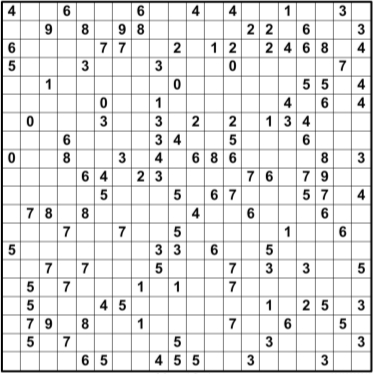
#> input picture fill-a-pix_images/image5.jpg, 373 x 374 px
$ python example.py
#> lines starting #> are read from the running program, lines starting #| are printed output that depends on the picture
### fillapix/imageops/reader.py
#!/usr/bin/env python3
""" Fill-a-pix: Processing operation on images - reading puzzle from image.
"""

import cv2

from common.imageops import get_line_positions
from fillapix.puzzle.container import Container

__author__ = 'Adriana Borowa'
__email__ = 'ada.borowa@gmail.com'


class FillAPixReader:
    """Reader for fill-a-pix puzzle."""
    def __init__(self, filename):
        """ Reads puzzle from picture.
        :param filename: name of file with image of puzzle.
        :return: None
        """
#> called with filename = '../../fill-a-pix_images/image5.jpg'
        self.img_rgb = cv2.imread(str(filename), cv2.IMREAD_COLOR)
#> self.img_rgb is the input picture: shape (374, 373, 3); min 0, max 255, mean 227.9
        if self.img_rgb is None:
            raise IOError('File not found')
        self.img_gray = cv2.cvtColor(self.img_rgb, cv2.COLOR_BGR2GRAY)
        self.img_edges = None
        self.rho_vertical = []
        self.rho_horizontal = []

    def create_puzzle(self):
        """
        Creates new puzzle. Detects lines on image, cuts image along them and passes smaller images to container.
        :return: puzzle
        """
        self.rho_horizontal, self.rho_vertical = get_line_positions(self.img_gray, 150)
        puzzle = Container((len(self.rho_horizontal) - 1, len(self.rho_vertical) - 1))

        for i in range(len(self.rho_horizontal) - 1):
            for j in range(len(self.rho_vertical) - 1):
                puzzle.insert(self.cut_image(i, j), i, j)
        return puzzle

    # [16 lines left out: functions cut_image, get_lines, not called in this run]

### common/imageops.py
#!/usr/bin/env python3
""" Common image operations.
"""

import numpy as np
import math

import cv2

__author__ = 'Adriana Borowa'
__email__ = 'ada.borowa@gmail.com'

DEGREE_VERTICAL = 0          # 0 degrees
DEGREE_HORIZONTAL = 1.5708   # pi/2 degrees
EPS = 0.0001


def get_unique_lines(rhos):
    """
    Joins lines that are to close to each other.
    :param rhos: list of lines' positions
    :return: list without duplicates
    """
    rhos.sort()
    tmp = []
    it = 0
    while it < len(rhos) - 1:
        if rhos[it + 1] - rhos[it] < 10:
            tmp.append(int((rhos[it] + rhos[it+1])/2.0))
            it += 1
        else:
            tmp.append(int(rhos[it]))
        it += 1
    if rhos[-1] - tmp[-1] > 10:
        tmp.append(int(rhos[-1]))
    return tmp


def get_line_positions(img, sensitivity=100):
    """
    Using Hough transformation detects lines on image. Detects only vertical and horizontal lines.
    :param sensitivity: Hough transformation parameter
    :param img: Image
    :return: positions of horizontal and vertical lines
    """
#> called with sensitivity = 150
    edges = cv2.Canny(img, 50, 150, apertureSize=3)
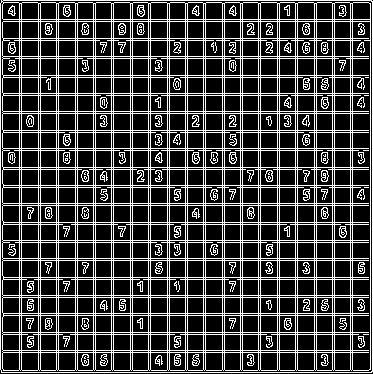
#> edges: shape (374, 373); 24.6% white in thin lines or dots
    lines = cv2.HoughLines(edges, 1, np.pi / 180, sensitivity)
#> lines = 171 rows, first 8: [372, 0], [372, 1.57], [0, 1.57], [19, 1.57], [21, 1.57], [19, 0], [21, 0], [38, 0]
    if lines is None:
        lines = cv2.HoughLines(edges, 1, np.pi / 180, int(sensitivity/2))

    rho_horizontal = []
    rho_vertical = []
    for row in lines:
        rho, theta = row[0]
        if math.fabs(theta - DEGREE_HORIZONTAL) < EPS:
            rho_horizontal.append(rho)
        elif math.fabs(theta - DEGREE_VERTICAL) < EPS:
            rho_vertical.append(rho)
#> this loop made 171 passes
#> after the loop, rho_horizontal = 42 values, max 372 at index 0, min 0 at index 1, mean 185.9; rho_vertical = 42 values, max 372 at index 0, min 0 at index 40, mean 185.9

    rho_horizontal = get_unique_lines(rho_horizontal)
#> the loop in get_unique_lines, `while it < len(rhos) - 1:` made 21 passes
#> it on passes 1 to 12: 2, 4, 6, 8, 10, 12, 14, 16, 18, 20, 22, 24
#> after the loop in get_unique_lines, `while it < len(rhos) - 1:`: it = 42; tmp = [1, 20, 39, 57, 76, 94, 112, 131, 149, 168, 186, 204, 223, 241, 259, 278, 296, 314, 333, 351, 371]
#> rho_horizontal has the same summary as tmp in get_unique_lines
    rho_vertical = get_unique_lines(rho_vertical)
#> the loop in get_unique_lines (call 2), `while it < len(rhos) - 1:` made 21 passes
#> rho_vertical = [1, 20, 39, 57, 76, 94, 112, 131, 149, 168, 186, 204, 223, 241, 259, 278, 296, 315, 333, 351, 371]
#> in create_puzzle, `self.rho_horizontal, self.rho_vertical = get_line_positions(self.img_g..`: self.rho_horizontal has the same summary as tmp in get_unique_lines; self.rho_vertical has the same summary as rho_vertical in get_line_positions

    return rho_horizontal, rho_vertical

### fillapix/puzzle/container.py
#!/usr/bin/env python3
""" Container for puzzle.
"""

import cv2
import numpy as np
import pickle
import sys

from classifiers import classifier

__author__ = 'Adriana Borowa'
__email__ = 'ada.borowa@gmail.com'


class Container:
    """Stores puzzle data."""
    def __init__(self, size, from_file=True):
        """ Initialization of container.
        :param size: size of a puzzle
        :param from_file: loads classifier if puzzle is initialized from file
        """
        self.size = size
        self.puzzle = np.zeros((size[0], size[1]))
        if from_file:
            if sys.version_info < (3, 0):
                self.classifier = pickle.load(classifier.get('digit'))
            else:
#> (the run stopped early here; a loop or call above may not have finished)

$ run again, with fill-a-pix_images/image1.jpg copied over fill-a-pix_images/image5.jpg
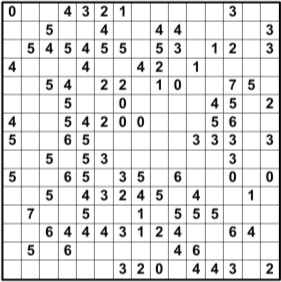
#> input picture fill-a-pix_images/image1.jpg, 281 x 282 px
#> in __init__, self.img_rgb is the input picture: shape (282, 281, 3); min 0, max 255, mean 223.1
#> in get_line_positions, `edges = cv2.Canny(img, 50, 150, apertureSize=3)`:
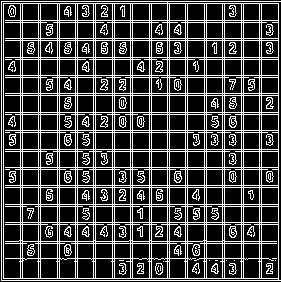
#> edges: shape (282, 281); 25.5% white in thin lines or dots
#> lines = 68 rows, first 8: [1, 0], [1, 1.57], [280, 1.57], [167, 0], [278, 0], [3, 0], [20, 0], [22, 0]
#> the loop in get_line_positions, `for row in lines:` made 68 passes
#> after the loop in get_line_positions, `for row in lines:`: rho_horizontal = 31 values, max 280 at index 1, min 1 at index 0, mean 136.5; rho_vertical = 31 values, max 278 at index 2, min 1 at index 0, mean 135.9
#> the loop in get_unique_lines, `while it < len(rhos) - 1:` made 16 passes
#> it on passes 1 to 8: 2, 4, 6, 8, 10, 12, 14, 16
#> after the loop in get_unique_lines, `while it < len(rhos) - 1:`: it = 31; tmp = [2, 21, 39, 58, 76, 94, 113, 131, 150, 168, 186, 205, 223, 242, 258, 279]
#> in get_line_positions, `rho_horizontal = get_unique_lines(rho_horizontal)`: rho_horizontal has the same summary as tmp in get_unique_lines
#> the loop in get_unique_lines (call 2), `while it < len(rhos) - 1:` made 15 passes
#> in get_line_positions, `rho_vertical = get_unique_lines(rho_vertical)`: rho_vertical = [2, 21, 39, 58, 76, 94, 113, 131, 150, 168, 186, 205, 223, 242, 260, 278]
#> self.rho_horizontal has the same summary as tmp in get_unique_lines; self.rho_vertical has the same summary as rho_vertical in get_line_positions

$ run again, with fill-a-pix_images/image2.jpg copied over fill-a-pix_images/image5.jpg
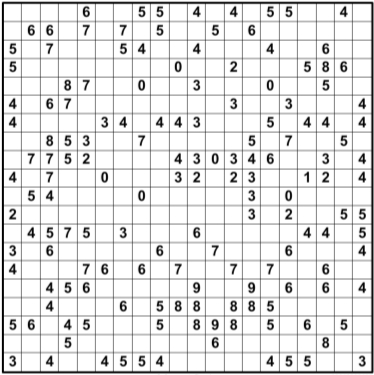
#> input picture fill-a-pix_images/image2.jpg, 374 x 375 px
#> in __init__, self.img_rgb is the input picture: shape (375, 374, 3); min 0, max 255, mean 226.4
#> in get_line_positions, `edges = cv2.Canny(img, 50, 150, apertureSize=3)`:
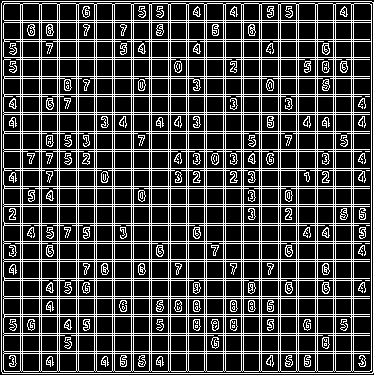
#> edges: shape (375, 374); 25.1% white in thin lines or dots
#> lines = 192 rows, first 8: [373, 0], [373, 1.57], [1, 1.57], [20, 1.57], [22, 1.57], [1, 0], [20, 0], [22, 0]
#> the loop in get_line_positions, `for row in lines:` made 192 passes
#> after the loop in get_line_positions, `for row in lines:`: rho_horizontal = 42 values, max 373 at index 0, min 1 at index 1, mean 186.9; rho_vertical has the same summary as rho_horizontal
#> the loop in get_unique_lines, `while it < len(rhos) - 1:` made 21 passes
#> it on passes 1 to 8: 2, 4, 6, 8, 10, 12, 14, 16
#> after the loop in get_unique_lines, `while it < len(rhos) - 1:`: it = 42; tmp = [2, 21, 40, 58, 77, 95, 113, 132, 150, 169, 187, 205, 224, 242, 260, 279, 297, 315, 334, 352, 372]
#> in get_line_positions, `rho_horizontal = get_unique_lines(rho_horizontal)`: rho_horizontal has the same summary as tmp in get_unique_lines
#> the loop in get_unique_lines (call 2), `while it < len(rhos) - 1:` made 21 passes
#> in get_line_positions, `rho_vertical = get_unique_lines(rho_vertical)`: rho_vertical = [2, 21, 40, 58, 77, 95, 113, 132, 150, 169, 187, 205, 224, 242, 260, 279, 297, 316, 334, 352, 372]
#> self.rho_horizontal has the same summary as tmp in get_unique_lines; self.rho_vertical has the same summary as rho_vertical in get_line_positions

$ run again, with fill-a-pix_images/image3.jpg copied over fill-a-pix_images/image5.jpg
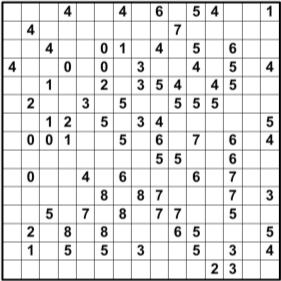
#> input picture fill-a-pix_images/image3.jpg, 281 x 281 px
#> in __init__, self.img_rgb is the input picture: shape (281, 281, 3); min 0, max 255, mean 225.1
#> in get_line_positions, `edges = cv2.Canny(img, 50, 150, apertureSize=3)`:
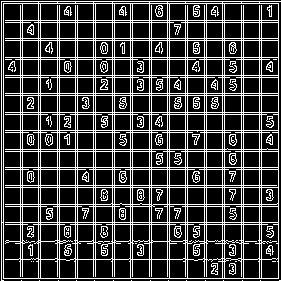
#> edges: shape (281, 281); 24% white in thin lines or dots
#> lines = 63 rows, first 8: [1, 0], [1, 1.57], [3, 0], [38, 0], [222, 0], [40, 0], [75, 0], [93, 0]
#> the loop in get_line_positions, `for row in lines:` made 63 passes
#> after the loop in get_line_positions, `for row in lines:`: rho_horizontal = 29 values, max 278 at index 3, min 1 at index 0, mean 127.9; rho_vertical = 31 values, max 278 at index 14, min 1 at index 0, mean 135.9
#> the loop in get_unique_lines, `while it < len(rhos) - 1:` made 15 passes
#> it on passes 1 to 8: 2, 4, 6, 8, 10, 12, 14, 16
#> after the loop in get_unique_lines, `while it < len(rhos) - 1:`: it = 28; tmp = [2, 21, 39, 58, 76, 94, 113, 131, 150, 168, 186, 205, 223, 241, 259]
#> in get_line_positions, `rho_horizontal = get_unique_lines(rho_horizontal)`: rho_horizontal = [2, 21, 39, 58, 76, 94, 113, 131, 150, 168, 186, 205, 223, 241, 259, 278]
#> the loop in get_unique_lines (call 2), `while it < len(rhos) - 1:` made 15 passes
#> in get_line_positions, `rho_vertical = get_unique_lines(rho_vertical)`: rho_vertical = [2, 21, 39, 58, 76, 94, 113, 131, 150, 168, 186, 205, 223, 242, 260, 278]
#> self.rho_horizontal has the same summary as rho_horizontal in get_line_positions; self.rho_vertical has the same summary as rho_vertical in get_line_positions
